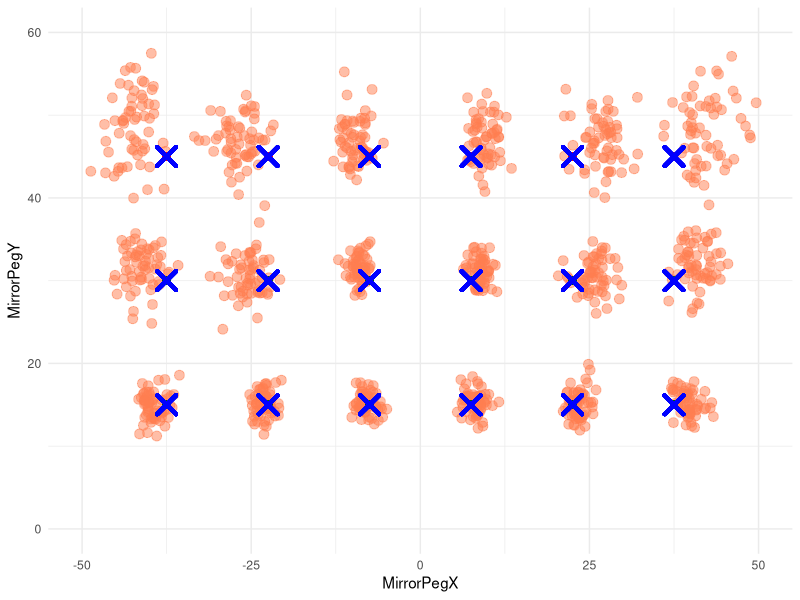
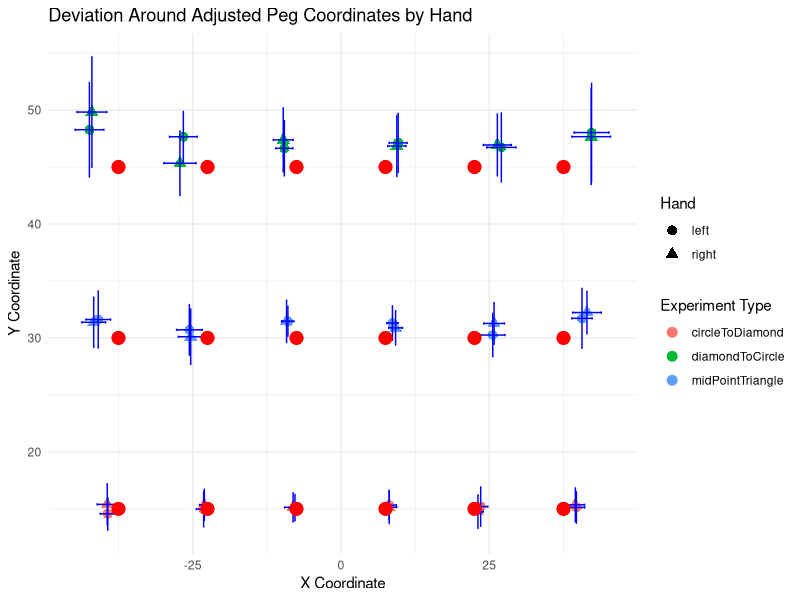
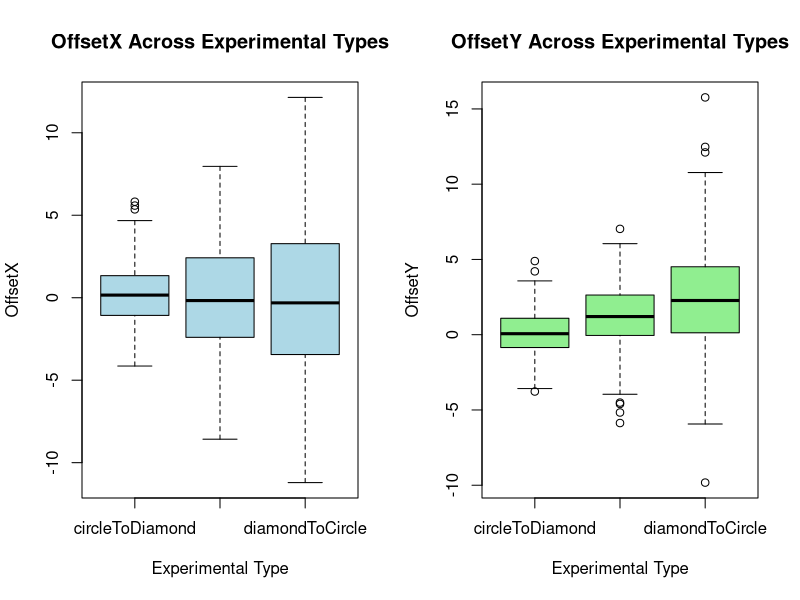
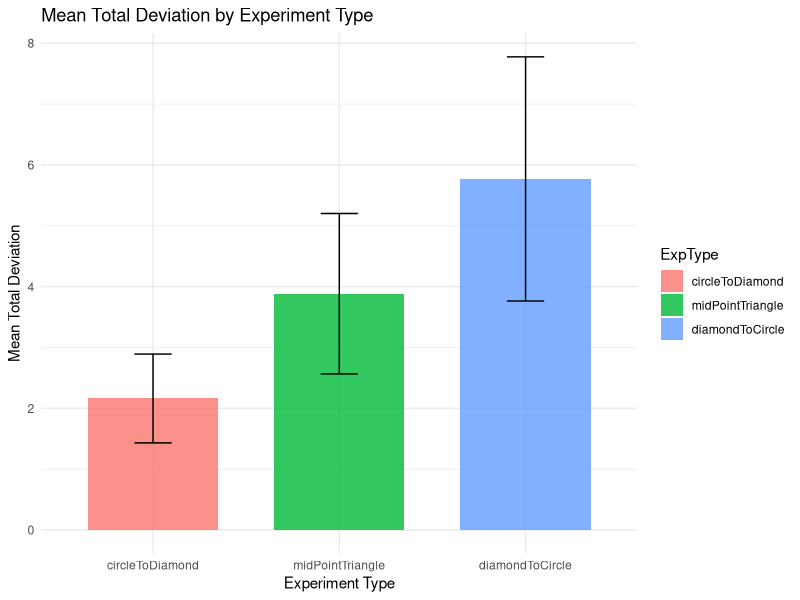
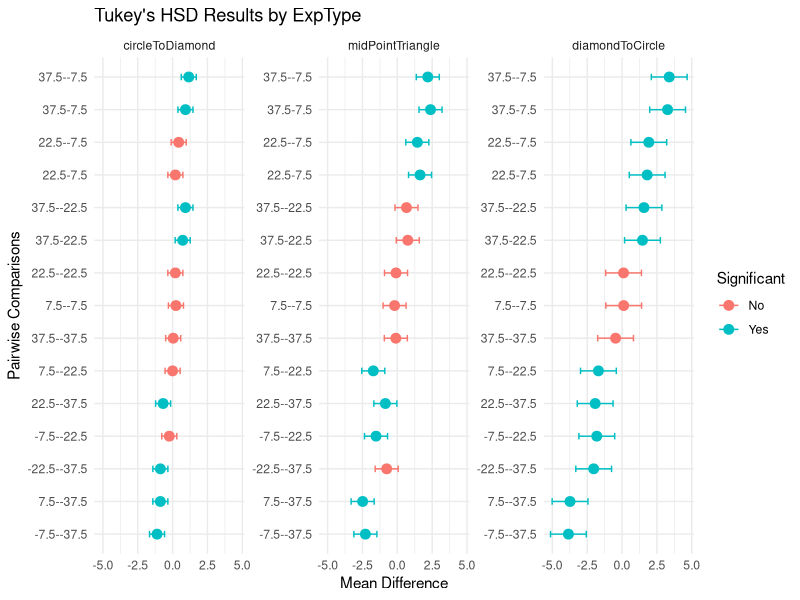
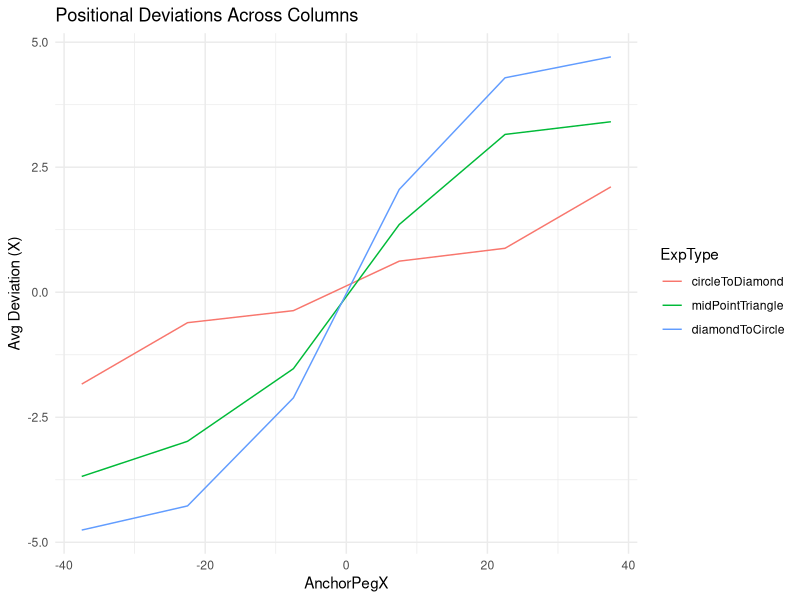
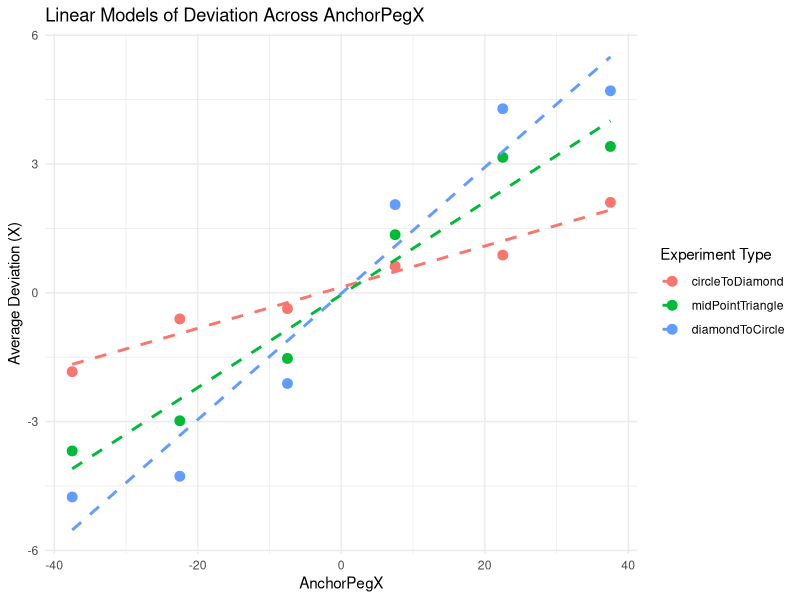
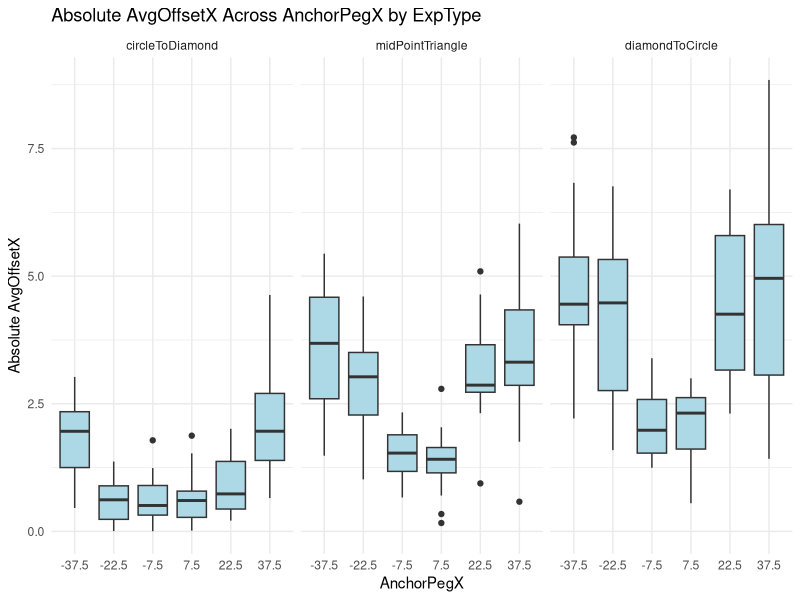

Generate these figures, in order, with R:
# Load necessary libraries for data manipulation and visualization
library(ggplot2)  # For creating plots
library(tidyr)    # For data tidying
library(dplyr)    # For data manipulation
library(forcats)  # For working with categorical variables (factors)
library(pwr)      # For power analysis
library(broom)    # For tidying model outputs

# # ## # ## # ## # ## # ## # ## # ## # ## # ## # ## # ## # #
#------------- DATA GENERATION -----------------------------
# # ## # ## # ## # ## # ## # ## # ## # ## # ## # ## # ## # #

# Define the spatial points where the tasks are performed
xPoints <- c(7.5, 22.5, 37.5)  # X-coordinates for pegs
yPoints <- c(45, 30, 15)       # Y-coordinates for different shapes
diamondY <- 45
triangleY <- 30
circleY <- 15

numOfRepsPerPoint <- 3  # Number of repetitions per point
numOfPpl <- 20        # Total number of participants

# Initialize an empty data frame to store the simulated data
data <- data.frame(
  Person = integer(),
  Hand = character(),
  ExpType = character(),
  AnchorPegX = numeric(),
  AnchorPegY = numeric(),
  RefPegX = numeric(),
  RefPegY = numeric(),
  MirrorPegX = numeric(),
  RealMirrorPegX = numeric(),
  MirrorPegY = numeric(),
  RealMirrorPegY = numeric(),
  OffsetX = numeric(),
  OffsetY = numeric(),
  Height = numeric(),
  Wingspan = numeric(),
  stringsAsFactors = FALSE
)

# Define the means and standard deviations for the offsets (deviations)
# These represent how much participants deviate from the target positions
specificCircleMeansX <- c(-2, -1, -0.5, 0.5, 1, 2)
specificCircleMeansY <- c(0, 0, 0, 0, 0, 0)
specificCircleSDsX <- c(1.5, 1.2, 1.2, 1.2, 1.2, 1.5)
specificCircleSDsY <- c(1.7, 1.5, 1.2, 1.2, 1.5, 1.7)

specificTriangleMeansX <- c(-3.5, -3, -1.5, 1.5, 3, 3.5)
specificTriangleMeansY <- c(2, 1, 1, 1, 1, 2)
specificTriangleSDsX <- c(2, 1.8, 1, 1, 1.8, 2)
specificTriangleSDsY <- c(2.2, 2, 1.5, 1.5, 2, 2.2)

specificDiamondMeansX <- c(-4.5, -4, -2, 2, 4, 4.5)
specificDiamondMeansY <- c(3, 2, 2, 2, 2, 3)
specificDiamondSDsX <- c(2.5, 2.3, 1.5, 1.5, 2.3, 2.5)
specificDiamondSDsY <- c(3.8, 2.7, 2.5, 2.5, 2.7, 3.8)

# Create a loop for xPoints that includes negative values (mirror positions)
xPointsLoop <- c(-xPoints[3], -xPoints[2], -xPoints[1], xPoints[1], xPoints[2], xPoints[3])

# Loop over each participant to generate their data
for (person in 1:numOfPpl) {
  # Randomly assign height and wingspan to each participant
  height <- rnorm(1, mean = 170, sd = 30)      # Mean height 170 cm
  wingspan <- rnorm(1, mean = 180, sd = 30)    # Mean wingspan 180 cm
  hand <- ifelse(runif(1) < 0.5, "left", "right")  # Randomly assign hand dominance
  
  # Calculate scaling factors based on height and wingspan
  heightScalingFactor <- height / 170        # Relative to average height
  wingspanScalingFactor <- wingspan / 180    # Relative to average wingspan
  scalingFactor <- (heightScalingFactor + wingspanScalingFactor) / 2  # Average scaling factor
  
  # Loop through the three experimental types (diamond, triangle, circle)
  for (h in 1:3) {
    currY <- yPoints[h]
    
    # Depending on the experiment type, assign the appropriate Y-coordinates and means
    if (h == 1) {
      AnchorPegY <- circleY
      RefPegY <- triangleY
      MirrorPegY <- diamondY
      expType <- "diamondToCircle"
      
      # Adjust means based on the participant's scaling factor
      XmeansToUse <- specificDiamondMeansX * scalingFactor
      YmeansToUse <- specificDiamondMeansY * scalingFactor
      XsdsToUse <- specificDiamondSDsX
      YsdsToUse <- specificDiamondSDsY
      
    } else if (h == 2) {
      AnchorPegY <- diamondY
      RefPegY <- circleY
      MirrorPegY <- triangleY
      expType <- "midPointTriangle"
      
      XmeansToUse <- specificTriangleMeansX * scalingFactor
      YmeansToUse <- specificTriangleMeansY * scalingFactor
      XsdsToUse <- specificTriangleSDsX
      YsdsToUse <- specificTriangleSDsY
      
    } else if (h == 3) {
      AnchorPegY <- diamondY
      RefPegY <- triangleY
      MirrorPegY <- circleY
      expType <- "circleToDiamond"
      
      XmeansToUse <- specificCircleMeansX * scalingFactor
      YmeansToUse <- specificCircleMeansY * scalingFactor
      XsdsToUse <- specificCircleSDsX
      YsdsToUse <- specificCircleSDsY
    }
    
    # Loop over each condition (different x positions)
    for (i in 1:6) {
      for (repsOfPoint in 1:numOfRepsPerPoint) {
        # Generate random offsets based on the means and standard deviations
        offsetX <- rnorm(1, mean = XmeansToUse[i], sd = XsdsToUse[i])
        offsetY <- rnorm(1, mean = YmeansToUse[i], sd = YsdsToUse[i])
        
        # Calculate the participant's response positions
        realMirrorPegX <- xPointsLoop[i]
        mirrorPegX <- realMirrorPegX + offsetX
        mirrorPegY <- MirrorPegY + offsetY
        
        # Add the new data point to the data frame
        data <- rbind(data, data.frame(
          Person = person,
          hand = hand,
          ExpType = expType,
          AnchorPegX = xPointsLoop[i],
          AnchorPegY = AnchorPegY,
          RefPegX = xPointsLoop[i],
          RefPegY = RefPegY,
          MirrorPegX = mirrorPegX,
          RealMirrorPegX = realMirrorPegX,
          MirrorPegY = mirrorPegY,
          RealMirrorPegY = MirrorPegY,
          OffsetX = offsetX,
          OffsetY = offsetY,
          Height = height,
          Wingspan = wingspan
        ))
      }
    }
  }
}

# Randomly assign 'Hand' as a factor (this seems redundant since 'hand' is already assigned)
data <- data %>%
  mutate(Hand = rep(c("Left", "Right"), length.out = nrow(data)))

# Adjust offsets slightly based on hand dominance and anchor positions
data <- data %>%
  mutate(
    HandOffsetX = case_when(
      Hand == "Left" & AnchorPegX == 7.5 ~ OffsetX - 0.1,
      Hand == "Left" & AnchorPegX == 22.5 ~ OffsetX - 0.05,
      Hand == "Left" & AnchorPegX == 37.5 ~ OffsetX - 0.2,
      Hand == "Right" & AnchorPegX == 7.5 ~ OffsetX + 0.1,
      Hand == "Right" & AnchorPegX == 22.5 ~ OffsetX + 0.05,
      Hand == "Right" & AnchorPegX == 37.5 ~ OffsetX + 0.2,
      TRUE ~ OffsetX  # If none of the above, no adjustment
    )
  )

# # ## # ## # ## # ## # ## # ## # ## # ## # ## # ## # ## # #
#------------- VIEW RAW DATA -------------------------------
# # ## # ## # ## # ## # ## # ## # ## # ## # ## # ## # ## # #

# Visualize the data to see the distribution of pegs and responses
ggplot(data) +
  geom_point(aes(x = MirrorPegX, y = MirrorPegY), color="coral", alpha = 0.5, size = 3) +  # Participant responses
  geom_point(aes(x = AnchorPegX, y = AnchorPegY), color = "red", size = 2) +              # Anchor pegs
  geom_point(aes(x = RefPegX, y = RefPegY), size = 2, color =  "darkgreen") +             # Reference pegs
  geom_point(aes(x = RealMirrorPegX, y = RealMirrorPegY), color = "blue", size = 5, shape = 4, stroke = 2) +  # Target positions
  xlim(-50, 50) +
  ylim(0, 60) +
  theme_minimal() +
  labs(color = "Person")

# # ## # ## # ## # ## # ## # ## # ## # ## # ## # ## # ## # #
#------------- VIEW DEVIATIONS (with hand effects) ---------
# # ## # ## # ## # ## # ## # ## # ## # ## # ## # ## # ## # #

# Summarize deviations grouped by experiment type, real peg coordinates, and hand
deviation_summary <- data %>%
  group_by(ExpType, RealMirrorPegX, RealMirrorPegY, hand) %>%
  summarise(
    AvgDeviationX = mean((OffsetX)),  # Average deviation in X
    AvgDeviationY = mean((OffsetY)),  # Average deviation in Y
    StdDevX = sd(OffsetX),            # Standard deviation in X
    StdDevY = sd(OffsetY),            # Standard deviation in Y
    .groups = "drop"
  )

# Print the summarized deviations
print(deviation_summary)

# Plot the deviations with error bars
ggplot(deviation_summary, 
       aes(x = RealMirrorPegX + AvgDeviationX, 
           y = RealMirrorPegY + AvgDeviationY)) +
  geom_point(aes(color = ExpType, shape = hand), size = 3) +  # Deviations colored by experiment type and shaped by hand
  geom_errorbar(aes(
    ymin = (RealMirrorPegY + AvgDeviationY) - StdDevY,
    ymax = (RealMirrorPegY + AvgDeviationY) + StdDevY
  ), width = 0.2, color = "blue") +  # Y-axis error bars
  geom_errorbarh(aes(
    xmin = (RealMirrorPegX + AvgDeviationX) - StdDevX,
    xmax = (RealMirrorPegX + AvgDeviationX) + StdDevX
  ), height = 0.2, color = "blue") +  # X-axis error bars
  geom_point(aes(x = RealMirrorPegX, y = RealMirrorPegY), 
             color = "red", size = 4) +  # Original target positions
  labs(title = "Deviation Around Adjusted Peg Coordinates by Hand",
       x = "X Coordinate",
       y = "Y Coordinate",
       color = "Experiment Type",
       shape = "Hand") +
  theme_minimal()

# # ## # ## # ## # ## # ## # ## # ## # ## # ## # ## # ## # #
#------------- VIEW DEVIATIONS AS BOX PLOTS PER AXIS -------
# # ## # ## # ## # ## # ## # ## # ## # ## # ## # ## # ## # #

# Set up plotting area for side-by-side boxplots
par(mfrow = c(1, 2))  # 1 row, 2 columns

# Ensure the experiment types are in a specific order
data$ExpType <- factor(data$ExpType, levels = c("circleToDiamond", "midPointTriangle", "diamondToCircle"))

# Boxplot for X-axis deviations
boxplot(OffsetX ~ ExpType, data = data, main = "OffsetX Across Experimental Types",
        xlab = "Experimental Type", ylab = "OffsetX", col = "lightblue")

# Boxplot for Y-axis deviations
boxplot(OffsetY ~ ExpType, data = data, main = "OffsetY Across Experimental Types",
        xlab = "Experimental Type", ylab = "OffsetY", col = "lightgreen")

# Reset plotting layout to default
par(mfrow = c(1, 1))

# # ## # ## # ## # ## # ## # ## # ## # ## # ## # ## # ## # #
#------------- ANALYZING DEVIATIONS FOR SIGNIFICANCEVIA LINEAR MODELS AND ANOVAs ----------------
# # ## # ## # ## # ## # ## # ## # ## # ## # ## # ## # ## # #

# Summarize deviations per participant and experimental condition
row_trends <- data %>%
  group_by(Person, ExpType, AnchorPegX, AnchorPegY) %>%
  summarise(
    TotalDeviation = sqrt(mean(OffsetX^2, na.rm = TRUE) + mean(OffsetY^2, na.rm = TRUE)),  # Euclidean distance
    AvgOffsetX = mean(OffsetX, na.rm = TRUE),
    SDOffsetX = sd(OffsetX, na.rm = TRUE),
    AvgOffsetY = mean(OffsetY, na.rm = TRUE),
    SDOffsetY = sd(OffsetY, na.rm = TRUE),
    SDDeviation = sd(sqrt(OffsetX^2 + OffsetY^2), na.rm = TRUE),
    .groups = "drop"
  )

# # ## # ## # ## # ## # ## # ## # ## # ## # ## # ## # ## # #
#------------- BOX PLOT OF MEAN TOTAL DEVIATION ------------
# # ## # ## # ## # ## # ## # ## # ## # ## # ## # ## # ## # #

# Summarize data for plotting
summary_data <- row_trends %>%
  group_by(ExpType) %>%
  summarise(
    MeanTotalDeviation = mean(TotalDeviation, na.rm = TRUE),
    SDTotalDeviation = sd(TotalDeviation, na.rm = TRUE),
    MeanOffsetX = mean(AvgOffsetX, na.rm = TRUE),
    SDOffsetX = sd(AvgOffsetX, na.rm = TRUE),
    MeanOffsetY = mean(AvgOffsetY, na.rm = TRUE),
    SDOffsetY = sd(AvgOffsetY, na.rm = TRUE),
    .groups = "drop"
  )

# Print the summary data
print(summary_data)

# Plot mean total deviation by experiment type
ggplot(summary_data, aes(x = ExpType, y = MeanTotalDeviation, fill = ExpType)) +
  geom_bar(stat = "identity", width = 0.7, alpha = 0.8) +
  geom_errorbar(aes(ymin = MeanTotalDeviation - SDTotalDeviation,
                    ymax = MeanTotalDeviation + SDTotalDeviation),
                width = 0.2, color = "black") +
  labs(title = "Mean Total Deviation by Experiment Type",
       x = "Experiment Type",
       y = "Mean Total Deviation") +
  theme_minimal()

# # ## # ## # ## # ## # ## # ## # ## # ## # ## # ## # ## # #
#------------- LINEAR MODELS FOR EACH EXPERIMENT TYPE ------
# # ## # ## # ## # ## # ## # ## # ## # ## # ## # ## # ## # #

# Fit linear models to see if Total Deviation depends on Person for each experiment type
models <- row_trends %>%
  group_by(ExpType) %>%
  summarise(
    Model = list(lm(TotalDeviation ~ Person, data = cur_data())),
    .groups = "drop"
  )

# Extract summaries of the models
model_summaries <- models %>%
  mutate(
    R_squared = sapply(Model, function(x) summary(x)$r.squared),
    Formula = sapply(Model, function(x) {
      coef <- coef(x)
      paste0("y = ", round(coef[1], 2), " + ", round(coef[2], 2), "x")
    })
  )

# Print model summaries
print(model_summaries)

# # ## # ## # ## # ## # ## # ## # ## # ## # ## # ## # ## # #
#------------- ANOVA AND TUKEY HSD ANALYSIS ----------------
# # ## # ## # ## # ## # ## # ## # ## # ## # ## # ## # ## # #

# Perform Tukey's HSD test to see where significant differences lie between different AnchorPegX positions
tukey_all <- row_trends %>%
  group_by(ExpType) %>%
  do({
    # ANOVA for TotalDeviation based on AnchorPegX
    anova_model <- aov(TotalDeviation ~ factor(AnchorPegX), data = .)
    tukey_results <- TukeyHSD(anova_model, "factor(AnchorPegX)")$`factor(AnchorPegX)`
    
    # Convert Tukey results to a data frame
    tukey_df <- as.data.frame(tukey_results)
    tukey_df$Comparison <- rownames(tukey_df)
    tukey_df$ExpType <- unique(.$ExpType)
    tukey_df
  }) %>%
  ungroup()

# Clean and format Tukey results
tukey_all <- tukey_all %>%
  select(ExpType, Comparison, diff, lwr, upr, `p adj`) %>%
  mutate(Significant = ifelse(`p adj` < 0.05, "Yes", "No"))

# Print the Tukey results
print(tukey_all)

# Plot Tukey's HSD results
ggplot(tukey_all, aes(x = reorder(Comparison, diff), y = diff, color = Significant)) +
  geom_point(size = 3) +
  geom_errorbar(aes(ymin = lwr, ymax = upr), width = 0.2) +
  facet_wrap(~ ExpType, scales = "free_y") +
  coord_flip() +
  labs(title = "Tukey's HSD Results by ExpType",
       x = "Pairwise Comparisons",
       y = "Mean Difference",
       color = "Significant") +
  theme_minimal()

# # ## # ## # ## # ## # ## # ## # ## # ## # ## # ## # ## # #
#------------- DEVIATIONS IN X-AXIS ONLY -------------------
# # ## # ## # ## # ## # ## # ## # ## # ## # ## # ## # ## # #

# Summarize deviations in X-axis across columns (AnchorPegX)
column_trends <- data %>%
  group_by(ExpType, AnchorPegX, AnchorPegY) %>%
  summarise(
    AvgDeviationX = mean(OffsetX, na.rm = TRUE),
    AvgDeviationY = mean(OffsetY, na.rm = TRUE),
    TotalDeviation = mean(sqrt(OffsetX^2 + OffsetY^2), na.rm = TRUE),
    SDTotalDeviation = sd(sqrt(OffsetX^2 + OffsetY^2), na.rm = TRUE),
    .groups = "drop"
  )

# Print the column trends
print(column_trends)

# Plot average deviation in X-axis across AnchorPegX
ggplot(column_trends, aes(x = AnchorPegX, y = AvgDeviationX, color = ExpType)) +
  geom_line() +
  labs(title = "Positional Deviations Across Columns",
       x = "AnchorPegX",
       y = "Avg Deviation (X)") +
  theme_minimal()

# Fit linear models for AvgDeviationX by AnchorPegX for each ExpType
lm_models <- column_trends %>%
  group_by(ExpType) %>%
  summarise(
    Model = list(lm(AvgDeviationX ~ AnchorPegX, data = cur_data())),
    .groups = "drop"
  )

# Generate predictions from the linear models
fitted_data <- column_trends %>%
  group_by(ExpType) %>%
  mutate(
    FittedDeviationX = predict(lm(AvgDeviationX ~ AnchorPegX, data = cur_data()))
  ) %>%
  ungroup()

# Plot the original data and the fitted lines
ggplot(fitted_data, aes(x = AnchorPegX, y = AvgDeviationX, color = ExpType)) +
  geom_point(size = 3) +
  geom_line(aes(y = FittedDeviationX), linetype = "dashed", size = 1) +
  labs(title = "Linear Models of Deviation Across AnchorPegX",
       x = "AnchorPegX",
       y = "Average Deviation (X)",
       color = "Experiment Type") +
  theme_minimal()

# # ## # ## # ## # ## # ## # ## # ## # ## # ## # ## # ## # #
#------------- MULTIPLE ANOVA ON DEVIATION IN X ------------
# # ## # ## # ## # ## # ## # ## # ## # ## # ## # ## # ## # #

# Split data by experiment type
split_data <- split(row_trends, row_trends$ExpType)

# Perform ANOVA and Tukey HSD test for each experiment type
anova_results <- lapply(split_data, function(sub_data) {
  aov(abs(AvgOffsetX) ~ factor(AnchorPegX), data = sub_data)
})

tukey_results <- lapply(anova_results, TukeyHSD)

# Display Tukey HSD results
for (exp_type in names(tukey_results)) {
  cat("\n### Tukey HSD Results for ExpType:", exp_type, "###\n")
  print(tukey_results[[exp_type]])
}

# Create a boxplot of absolute average offset in X across AnchorPegX
ggplot(row_trends, aes(x = factor(AnchorPegX), y = abs(AvgOffsetX))) +
  geom_boxplot(fill = "lightblue") +
  facet_wrap(~ ExpType) +
  labs(title = "Absolute AvgOffsetX Across AnchorPegX by ExpType",
       x = "AnchorPegX",
       y = "Absolute AvgOffsetX") +
  theme_minimal()

# Convert Tukey results into a data frame for plotting
tukey_data <- lapply(names(tukey_results), function(exp_type) {
  result <- as.data.frame(tukey_results[[exp_type]]$`factor(AnchorPegX)`)
  result$Comparison <- rownames(result)
  result$ExpType <- exp_type
  result
})

tukey_data <- do.call(rbind, tukey_data)
tukey_data$Significant <- ifelse(tukey_data$`p adj` < 0.05, "Yes", "No")
tukey_data$ExpType <- factor(tukey_data$ExpType, levels = c("circleToDiamond", "midPointTriangle", "diamondToCircle"))

# Plot the Tukey HSD results for AvgOffsetX
ggplot(tukey_data, aes(x = reorder(Comparison, diff), y = diff, color = Significant)) +
  geom_point(size = 3) +
  geom_errorbar(aes(ymin = lwr, ymax = upr), width = 0.2) +
  geom_hline(yintercept = 0, linetype = "dashed", color = "black") +
  facet_wrap(~ ExpType, scales = "free_y") +
  coord_flip() +
  labs(title = "Tukey HSD Results for AvgOffsetX Across AnchorPegX",
       x = "Pairwise Comparisons",
       y = "Mean Difference",
       color = "Significant") +
  scale_color_manual(values = c("Yes" = "red", "No" = "gray")) +
  theme_minimal()

# # ## # ## # ## # ## # ## # ## # ## # ## # ## # ## # ## # #
#------------- DEVIATIONS IN Y-AXIS ONLY -------------------
# # ## # ## # ## # ## # ## # ## # ## # ## # ## # ## # ## # #

# Similar analysis is performed for Y-axis deviations

# Summarize deviations in Y-axis across columns (AnchorPegX)
column_trends <- data %>%
  group_by(ExpType, AnchorPegX, AnchorPegY) %>%
  summarise(
    AvgDeviationX = mean(OffsetX, na.rm = TRUE),
    AvgDeviationY = mean(OffsetY, na.rm = TRUE),
    TotalDeviation = mean(sqrt(OffsetX^2 + OffsetY^2), na.rm = TRUE),
    SDTotalDeviation = sd(sqrt(OffsetX^2 + OffsetY^2), na.rm = TRUE),
    .groups = "drop"
  )

# Print the column trends
print(column_trends)

# Plot average deviation in Y-axis across AnchorPegX
ggplot(column_trends, aes(x = AnchorPegX, y = AvgDeviationY, color = ExpType)) +
  geom_line() +
  labs(title = "Positional Deviations Across Columns",
       x = "AnchorPegX",
       y = "Avg Deviation (Y)") +
  theme_minimal()

# Fit linear models for AvgDeviationY by AnchorPegY for each ExpType
lm_models <- column_trends %>%
  group_by(ExpType) %>%
  summarise(
    Model = list(lm(AvgDeviationY ~ AnchorPegY, data = cur_data())),
    .groups = "drop"
  )

# Generate predictions from the linear models
fitted_data <- column_trends %>%
  group_by(ExpType) %>%
  mutate(
    FittedDeviationY = predict(lm(AvgDeviationY ~ AnchorPegY, data = cur_data()))
  ) %>%
  ungroup()

# Plot the original data and the fitted lines for Y-axis
ggplot(fitted_data, aes(x = AnchorPegX, y = AvgDeviationY, color = ExpType)) +
  geom_point(size = 3) +
  geom_line(aes(y = FittedDeviationY), linetype = "dashed", size = 1) +
  labs(title = "Linear Models of Deviation Across AnchorPegX",
       x = "AnchorPegX",
       y = "Average Deviation (Y)",
       color = "Experiment Type") +
  theme_minimal()

# Perform ANOVA and Tukey HSD test for Y-axis deviations
split_data <- split(row_trends, row_trends$ExpType)
anova_results <- lapply(split_data, function(sub_data) {
  aov(abs(AvgOffsetY) ~ factor(AnchorPegX), data = sub_data)
})
tukey_results <- lapply(anova_results, TukeyHSD)

# Display Tukey HSD results
for (exp_type in names(tukey_results)) {
  cat("\n### Tukey HSD Results for ExpType:", exp_type, "###\n")
  print(tukey_results[[exp_type]])
}

# Create a boxplot of absolute average offset in Y across AnchorPegX
ggplot(row_trends, aes(x = factor(AnchorPegX), y = abs(AvgOffsetY))) +
  geom_boxplot(fill = "lightblue") +
  facet_wrap(~ ExpType) +
  labs(title = "Absolute AvgOffsetY Across AnchorPegX by ExpType",
       x = "AnchorPegX",
       y = "Absolute AvgOffsetY") +
  theme_minimal()

# Convert Tukey results into a data frame for plotting
tukey_data <- lapply(names(tukey_results), function(exp_type) {
  result <- as.data.frame(tukey_results[[exp_type]]$`factor(AnchorPegX)`)
  result$Comparison <- rownames(result)
  result$ExpType <- exp_type
  result
})

tukey_data <- do.call(rbind, tukey_data)
tukey_data$Significant <- ifelse(tukey_data$`p adj` < 0.05, "Yes", "No")
tukey_data$ExpType <- factor(tukey_data$ExpType, levels = c("circleToDiamond", "midPointTriangle", "diamondToCircle"))

# Plot the Tukey HSD results for AvgOffsetY
ggplot(tukey_data, aes(x = reorder(Comparison, diff), y = diff, color = Significant)) +
  geom_point(size = 3) +
  geom_errorbar(aes(ymin = lwr, ymax = upr), width = 0.2) +
  geom_hline(yintercept = 0, linetype = "dashed", color = "black") +
  facet_wrap(~ ExpType, scales = "free_y") +
  coord_flip() +
  labs(title = "Tukey HSD Results for AvgOffsetY Across AnchorPegX",
       x = "Pairwise Comparisons",
       y = "Mean Difference",
       color = "Significant") +
  scale_color_manual(values = c("Yes" = "red", "No" = "gray")) +
  theme_minimal()

# # ## # ## # ## # ## # ## # ## # ## # ## # ## # ## # ## # #
#------------- ANALYZING DEVIATION ON ANGULAR DIMENSION ----
# # ## # ## # ## # ## # ## # ## # ## # ## # ## # ## # ## # #

# Visualize the relationship between MirrorPegX and MirrorPegY, grouped by hand dominance
ggplot(data, aes(x = MirrorPegX, y = MirrorPegY, color = as.factor(AnchorPegX), linetype = hand)) +
  geom_point(alpha = 0.5, aes(shape = hand)) +
  geom_smooth(method = "lm", se = FALSE) +
  labs(
    title = "Correlations by AnchorPegX, Overlapping by Hand",
    x = "MirrorPegX",
    y = "MirrorPegY",
    color = "AnchorPegX",
    linetype = "Hand",
    shape = "Hand"
  ) +
  theme_minimal()

# Split data by hand dominance
left_hand_data <- data %>% filter(hand == "left")
right_hand_data <- data %>% filter(hand == "right")

# Fit linear models for each hand group
lm_left <- lm(MirrorPegY ~ MirrorPegX, data = left_hand_data)
lm_right <- lm(MirrorPegY ~ MirrorPegX, data = right_hand_data)

# View model summaries
summary(lm_left)
summary(lm_right)

# Combine data and test interaction effects
data_combined <- data %>%
  mutate(Group = ifelse(hand == "left", "Left-Handed", "Right-Handed"))

# Fit a model with interaction term
combined_lm <- lm(MirrorPegY ~ MirrorPegX * Group, data = data_combined)

# Perform ANOVA to test interaction effects
anova_result <- anova(combined_lm)
summary(anova_result)


# Compute slopes and angles
angles_summary <- data %>%
  group_by(AnchorPegX, hand) %>%
  summarise(
    Slope = lm(MirrorPegY ~ MirrorPegX)$coefficients[2],
    OriginalAngle = atan(Slope) * (180 / pi),
    DeviationAngle = 90 - abs(atan(Slope) * (180 / pi))
  )

# View the angle summary
print(angles_summary)

# Perform ANOVA on deviation angles
anova_result <- aov(DeviationAngle ~ AnchorPegX, data = angles_summary)
summary(anova_result)

# Visualize deviation angles
ggplot(angles_summary, aes(x = as.factor(AnchorPegX), y = DeviationAngle, fill = hand)) +
  geom_bar(stat = "identity", position = "dodge") +
  labs(
    title = "Deviation Angles by AnchorPegX and Handedness",
    x = "AnchorPegX",
    y = "Deviation Angle (degrees)",
    fill = "Handedness"
  ) +
  theme_minimal()

# # ## # ## # ## # ## # ## # ## # ## # ## # ## # ## # ## # #
#------------- POWER ANALYSIS ------------------------------
# # ## # ## # ## # ## # ## # ## # ## # ## # ## # ## # ## # #


# Additional calculations using standard errors (SE) and sample size
n <- 10  # Sample size


# SE values from the table (absolute values of the negatives)
se_left_oblique_front <- abs(-0.24)
se_left_hv_front <- abs(-0.24)
se_left_oblique_left <- abs(-0.21)
se_left_hv_left <- abs(-0.24)

se_right_oblique_front <- abs(-0.18)
se_right_hv_front <- abs(-0.19)
se_right_oblique_right <- abs(-0.18)
se_right_hv_right <- abs(-0.27)

# Calculate SD values
sd_left_oblique_front <- se_left_oblique_front * sqrt(n)
sd_left_hv_front <- se_left_hv_front * sqrt(n)
sd_left_oblique_left <- se_left_oblique_left * sqrt(n)
sd_left_hv_left <- se_left_hv_left * sqrt(n)

sd_right_oblique_front <- se_right_oblique_front * sqrt(n)
sd_right_hv_front <- se_right_hv_front * sqrt(n)
sd_right_oblique_right <- se_right_oblique_right * sqrt(n)
sd_right_hv_right <- se_right_hv_right * sqrt(n)

# Print the calculated SDs
cat("SD values:\n")
cat("Left Oblique Front:", sd_left_oblique_front, "\n")
cat("Left HV Front:", sd_left_hv_front, "\n")
cat("Left Oblique Left:", sd_left_oblique_left, "\n")
cat("Left HV Left:", sd_left_hv_left, "\n")
cat("Right Oblique Front:", sd_right_oblique_front, "\n")
cat("Right HV Front:", sd_right_hv_front, "\n")
cat("Right Oblique Right:", sd_right_oblique_right, "\n")
cat("Right HV Right:", sd_right_hv_right, "\n")

# Example for Cohen's d using these SDs
# Define mean offsets for left and right (X-axis as an example)
left_means_x <- c(1.59, 1.82)  # Oblique Front, HV Front
right_means_x <- c(1.36, 1.29) # Oblique Front, HV Front

# Compute mean of means
mean_left_x <- mean(left_means_x)
mean_right_x <- mean(right_means_x)

# Pooled SD for Oblique Front and HV Front
pooled_sd_x <- sqrt((sd_left_oblique_front^2 + sd_right_oblique_front^2) / 2)

# Cohen's d for X-axis
cohen_d_x <- (mean_left_x - mean_right_x) / pooled_sd_x
cat("Cohen's d for X-axis:", cohen_d_x, "\n")
# Perform power analysis with the new effect size
power_analysis <- pwr.t.test(
  d = cohen_d_x,
  sig.level = 0.05,
  power = 0.9,
  type = "two.sample"
)

# Print the power analysis result
print(power_analysis)
